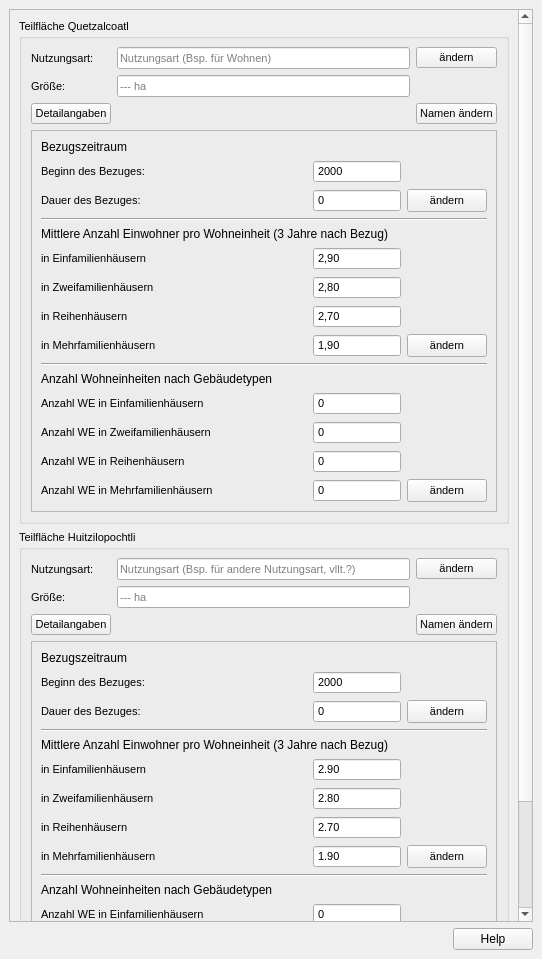
<?xml version="1.0" encoding="UTF-8"?>
<ui version="4.0">
 <class>DockWidget</class>
 <widget class="QDockWidget" name="DockWidget">
  <property name="geometry">
   <rect>
    <x>0</x>
    <y>0</y>
    <width>542</width>
    <height>959</height>
   </rect>
  </property>
  <property name="font">
   <font>
    <family>MS Shell Dlg 2</family>
   </font>
  </property>
  <property name="windowTitle">
   <string>Projekt-Check // Projekt-Definitionen</string>
  </property>
  <widget class="QWidget" name="dockWidgetContents">
   <layout class="QVBoxLayout" name="verticalLayout_3">
    <item>
     <widget class="QScrollArea" name="scrollArea_3">
      <property name="widgetResizable">
       <bool>true</bool>
      </property>
      <widget class="QWidget" name="scrollAreaWidgetContents_3">
       <property name="geometry">
        <rect>
         <x>0</x>
         <y>0</y>
         <width>505</width>
         <height>986</height>
        </rect>
       </property>
       <layout class="QVBoxLayout" name="verticalLayout_14">
        <item>
         <widget class="QGroupBox" name="groupBox_7">
          <property name="font">
           <font>
            <family>MS Shell Dlg 2</family>
            <pointsize>8</pointsize>
            <weight>50</weight>
            <bold>false</bold>
           </font>
          </property>
          <property name="title">
           <string>Teilfläche Quetzalcoatl</string>
          </property>
          <layout class="QGridLayout" name="gridLayout">
           <item row="1" column="1">
            <widget class="QLabel" name="label">
             <property name="text">
              <string>Nutzungsart: </string>
             </property>
            </widget>
           </item>
           <item row="1" column="3">
            <widget class="QPushButton" name="pushButton_2">
             <property name="text">
              <string>ändern</string>
             </property>
            </widget>
           </item>
           <item row="2" column="1">
            <widget class="QLabel" name="label_11">
             <property name="text">
              <string>Größe:</string>
             </property>
            </widget>
           </item>
           <item row="2" column="2">
            <widget class="QLineEdit" name="lineEdit_3">
             <property name="sizePolicy">
              <sizepolicy hsizetype="Expanding" vsizetype="Fixed">
               <horstretch>0</horstretch>
               <verstretch>0</verstretch>
              </sizepolicy>
             </property>
             <property name="readOnly">
              <bool>true</bool>
             </property>
             <property name="placeholderText">
              <string>--- ha</string>
             </property>
            </widget>
           </item>
           <item row="5" column="1" colspan="3">
            <widget class="QFrame" name="frame">
             <property name="enabled">
              <bool>true</bool>
             </property>
             <property name="locale">
              <locale language="German" country="Belgium"/>
             </property>
             <property name="frameShape">
              <enum>QFrame::StyledPanel</enum>
             </property>
             <property name="frameShadow">
              <enum>QFrame::Plain</enum>
             </property>
             <property name="midLineWidth">
              <number>0</number>
             </property>
             <layout class="QGridLayout" name="gridLayout_2">
              <item row="1" column="2">
               <widget class="QDateEdit" name="dateEdit_2">
                <property name="sizePolicy">
                 <sizepolicy hsizetype="Preferred" vsizetype="Fixed">
                  <horstretch>0</horstretch>
                  <verstretch>0</verstretch>
                 </sizepolicy>
                </property>
                <property name="readOnly">
                 <bool>true</bool>
                </property>
                <property name="buttonSymbols">
                 <enum>QAbstractSpinBox::NoButtons</enum>
                </property>
                <property name="displayFormat">
                 <string>yyyy</string>
                </property>
                <property name="calendarPopup">
                 <bool>false</bool>
                </property>
               </widget>
              </item>
              <item row="3" column="0">
               <widget class="QLabel" name="label_16">
                <property name="toolTip">
                 <string>(Jahre, 1 = Bezug wird noch im Jahr des Bezugsbeginnes abgeschlossen [bleibt das bei QGIS so?])</string>
                </property>
                <property name="toolTipDuration">
                 <number>-1</number>
                </property>
                <property name="text">
                 <string>&lt;html&gt;&lt;head/&gt;&lt;body&gt;&lt;p&gt;Dauer des Bezuges:&lt;/p&gt;&lt;/body&gt;&lt;/html&gt;</string>
                </property>
               </widget>
              </item>
              <item row="3" column="2">
               <widget class="QSpinBox" name="spinBox_2">
                <property name="readOnly">
                 <bool>true</bool>
                </property>
                <property name="buttonSymbols">
                 <enum>QAbstractSpinBox::NoButtons</enum>
                </property>
               </widget>
              </item>
              <item row="1" column="0">
               <widget class="QLabel" name="label_15">
                <property name="toolTip">
                 <string>(Jahreszahl)</string>
                </property>
                <property name="text">
                 <string>&lt;html&gt;&lt;head/&gt;&lt;body&gt;&lt;p&gt;Beginn des Bezuges:&lt;/p&gt;&lt;/body&gt;&lt;/html&gt;</string>
                </property>
               </widget>
              </item>
              <item row="4" column="0" colspan="4">
               <widget class="Line" name="line_3">
                <property name="orientation">
                 <enum>Qt::Horizontal</enum>
                </property>
               </widget>
              </item>
              <item row="13" column="0">
               <widget class="QLabel" name="label_18">
                <property name="sizePolicy">
                 <sizepolicy hsizetype="Preferred" vsizetype="Fixed">
                  <horstretch>0</horstretch>
                  <verstretch>0</verstretch>
                 </sizepolicy>
                </property>
                <property name="text">
                 <string>in Zweifamilienhäusern</string>
                </property>
               </widget>
              </item>
              <item row="14" column="0">
               <widget class="QLabel" name="label_19">
                <property name="sizePolicy">
                 <sizepolicy hsizetype="Preferred" vsizetype="Fixed">
                  <horstretch>0</horstretch>
                  <verstretch>0</verstretch>
                 </sizepolicy>
                </property>
                <property name="text">
                 <string>in Reihenhäusern</string>
                </property>
               </widget>
              </item>
              <item row="16" column="0">
               <widget class="QLabel" name="label_20">
                <property name="sizePolicy">
                 <sizepolicy hsizetype="Preferred" vsizetype="Fixed">
                  <horstretch>0</horstretch>
                  <verstretch>0</verstretch>
                 </sizepolicy>
                </property>
                <property name="text">
                 <string>in Mehrfamilienhäusern</string>
                </property>
               </widget>
              </item>
              <item row="12" column="0">
               <widget class="QLabel" name="label_17">
                <property name="sizePolicy">
                 <sizepolicy hsizetype="Preferred" vsizetype="Fixed">
                  <horstretch>0</horstretch>
                  <verstretch>0</verstretch>
                 </sizepolicy>
                </property>
                <property name="text">
                 <string>in Einfamilienhäusern</string>
                </property>
               </widget>
              </item>
              <item row="23" column="0">
               <widget class="QLabel" name="label_22">
                <property name="text">
                 <string>Anzahl WE in Zweifamilienhäusern</string>
                </property>
               </widget>
              </item>
              <item row="3" column="3">
               <widget class="QPushButton" name="pushButton_8">
                <property name="sizePolicy">
                 <sizepolicy hsizetype="Fixed" vsizetype="Preferred">
                  <horstretch>0</horstretch>
                  <verstretch>0</verstretch>
                 </sizepolicy>
                </property>
                <property name="layoutDirection">
                 <enum>Qt::LeftToRight</enum>
                </property>
                <property name="text">
                 <string>ändern</string>
                </property>
               </widget>
              </item>
              <item row="16" column="2">
               <widget class="QDoubleSpinBox" name="doubleSpinBox_8">
                <property name="readOnly">
                 <bool>true</bool>
                </property>
                <property name="buttonSymbols">
                 <enum>QAbstractSpinBox::NoButtons</enum>
                </property>
                <property name="minimum">
                 <double>1.000000000000000</double>
                </property>
                <property name="maximum">
                 <double>4.900000000000000</double>
                </property>
                <property name="singleStep">
                 <double>0.100000000000000</double>
                </property>
                <property name="value">
                 <double>1.900000000000000</double>
                </property>
               </widget>
              </item>
              <item row="13" column="2">
               <widget class="QDoubleSpinBox" name="doubleSpinBox_9">
                <property name="readOnly">
                 <bool>true</bool>
                </property>
                <property name="buttonSymbols">
                 <enum>QAbstractSpinBox::NoButtons</enum>
                </property>
                <property name="minimum">
                 <double>1.000000000000000</double>
                </property>
                <property name="maximum">
                 <double>4.900000000000000</double>
                </property>
                <property name="singleStep">
                 <double>0.100000000000000</double>
                </property>
                <property name="value">
                 <double>2.800000000000000</double>
                </property>
               </widget>
              </item>
              <item row="18" column="0" colspan="4">
               <widget class="QLabel" name="label_3">
                <property name="sizePolicy">
                 <sizepolicy hsizetype="Preferred" vsizetype="Fixed">
                  <horstretch>0</horstretch>
                  <verstretch>0</verstretch>
                 </sizepolicy>
                </property>
                <property name="font">
                 <font>
                  <pointsize>9</pointsize>
                 </font>
                </property>
                <property name="text">
                 <string>Anzahl Wohneinheiten nach Gebäudetypen</string>
                </property>
               </widget>
              </item>
              <item row="29" column="3">
               <widget class="QPushButton" name="pushButton_5">
                <property name="sizePolicy">
                 <sizepolicy hsizetype="Fixed" vsizetype="Preferred">
                  <horstretch>0</horstretch>
                  <verstretch>0</verstretch>
                 </sizepolicy>
                </property>
                <property name="layoutDirection">
                 <enum>Qt::LeftToRight</enum>
                </property>
                <property name="text">
                 <string>ändern</string>
                </property>
               </widget>
              </item>
              <item row="0" column="0" colspan="4">
               <widget class="QLabel" name="label_2">
                <property name="sizePolicy">
                 <sizepolicy hsizetype="Preferred" vsizetype="Fixed">
                  <horstretch>0</horstretch>
                  <verstretch>0</verstretch>
                 </sizepolicy>
                </property>
                <property name="font">
                 <font>
                  <pointsize>9</pointsize>
                 </font>
                </property>
                <property name="lineWidth">
                 <number>0</number>
                </property>
                <property name="text">
                 <string>Bezugszeitraum</string>
                </property>
               </widget>
              </item>
              <item row="23" column="2">
               <widget class="QSpinBox" name="spinBox_10">
                <property name="readOnly">
                 <bool>true</bool>
                </property>
                <property name="buttonSymbols">
                 <enum>QAbstractSpinBox::NoButtons</enum>
                </property>
                <property name="specialValueText">
                 <string/>
                </property>
               </widget>
              </item>
              <item row="29" column="2">
               <widget class="QSpinBox" name="spinBox_13">
                <property name="readOnly">
                 <bool>true</bool>
                </property>
                <property name="buttonSymbols">
                 <enum>QAbstractSpinBox::NoButtons</enum>
                </property>
                <property name="specialValueText">
                 <string/>
                </property>
               </widget>
              </item>
              <item row="24" column="2">
               <widget class="QSpinBox" name="spinBox_11">
                <property name="readOnly">
                 <bool>true</bool>
                </property>
                <property name="buttonSymbols">
                 <enum>QAbstractSpinBox::NoButtons</enum>
                </property>
                <property name="specialValueText">
                 <string/>
                </property>
               </widget>
              </item>
              <item row="12" column="2">
               <widget class="QDoubleSpinBox" name="doubleSpinBox_5">
                <property name="readOnly">
                 <bool>true</bool>
                </property>
                <property name="buttonSymbols">
                 <enum>QAbstractSpinBox::NoButtons</enum>
                </property>
                <property name="minimum">
                 <double>1.000000000000000</double>
                </property>
                <property name="maximum">
                 <double>4.900000000000000</double>
                </property>
                <property name="singleStep">
                 <double>0.100000000000000</double>
                </property>
                <property name="value">
                 <double>2.900000000000000</double>
                </property>
               </widget>
              </item>
              <item row="22" column="2">
               <widget class="QSpinBox" name="spinBox_12">
                <property name="readOnly">
                 <bool>true</bool>
                </property>
                <property name="buttonSymbols">
                 <enum>QAbstractSpinBox::NoButtons</enum>
                </property>
                <property name="specialValueText">
                 <string/>
                </property>
               </widget>
              </item>
              <item row="14" column="2">
               <widget class="QDoubleSpinBox" name="doubleSpinBox_7">
                <property name="readOnly">
                 <bool>true</bool>
                </property>
                <property name="buttonSymbols">
                 <enum>QAbstractSpinBox::NoButtons</enum>
                </property>
                <property name="minimum">
                 <double>1.000000000000000</double>
                </property>
                <property name="maximum">
                 <double>4.900000000000000</double>
                </property>
                <property name="singleStep">
                 <double>0.100000000000000</double>
                </property>
                <property name="value">
                 <double>2.700000000000000</double>
                </property>
               </widget>
              </item>
              <item row="29" column="0">
               <widget class="QLabel" name="label_24">
                <property name="text">
                 <string>Anzahl WE in Mehrfamilienhäusern</string>
                </property>
               </widget>
              </item>
              <item row="24" column="0">
               <widget class="QLabel" name="label_23">
                <property name="text">
                 <string>Anzahl WE in Reihenhäusern</string>
                </property>
               </widget>
              </item>
              <item row="16" column="3">
               <widget class="QPushButton" name="pushButton_4">
                <property name="sizePolicy">
                 <sizepolicy hsizetype="Fixed" vsizetype="Preferred">
                  <horstretch>0</horstretch>
                  <verstretch>0</verstretch>
                 </sizepolicy>
                </property>
                <property name="layoutDirection">
                 <enum>Qt::LeftToRight</enum>
                </property>
                <property name="text">
                 <string>ändern</string>
                </property>
               </widget>
              </item>
              <item row="22" column="0">
               <widget class="QLabel" name="label_21">
                <property name="text">
                 <string>Anzahl WE in Einfamilienhäusern</string>
                </property>
               </widget>
              </item>
              <item row="7" column="0" colspan="4">
               <widget class="QLabel" name="label_6">
                <property name="sizePolicy">
                 <sizepolicy hsizetype="Preferred" vsizetype="Fixed">
                  <horstretch>0</horstretch>
                  <verstretch>0</verstretch>
                 </sizepolicy>
                </property>
                <property name="font">
                 <font>
                  <pointsize>9</pointsize>
                 </font>
                </property>
                <property name="text">
                 <string>Mittlere Anzahl Einwohner pro Wohneinheit (3 Jahre nach Bezug)</string>
                </property>
               </widget>
              </item>
              <item row="17" column="0" colspan="4">
               <widget class="Line" name="line">
                <property name="orientation">
                 <enum>Qt::Horizontal</enum>
                </property>
               </widget>
              </item>
             </layout>
            </widget>
           </item>
           <item row="4" column="1">
            <widget class="QPushButton" name="pushButton">
             <property name="text">
              <string>Detailangaben</string>
             </property>
             <property name="checkable">
              <bool>true</bool>
             </property>
             <property name="checked">
              <bool>false</bool>
             </property>
            </widget>
           </item>
           <item row="1" column="2">
            <widget class="QLineEdit" name="lineEdit">
             <property name="sizePolicy">
              <sizepolicy hsizetype="Expanding" vsizetype="Fixed">
               <horstretch>0</horstretch>
               <verstretch>0</verstretch>
              </sizepolicy>
             </property>
             <property name="readOnly">
              <bool>true</bool>
             </property>
             <property name="placeholderText">
              <string>Nutzungsart (Bsp. für Wohnen)</string>
             </property>
            </widget>
           </item>
           <item row="4" column="3">
            <widget class="QPushButton" name="pushButton_3">
             <property name="text">
              <string>Namen ändern</string>
             </property>
            </widget>
           </item>
          </layout>
         </widget>
        </item>
        <item>
         <widget class="QGroupBox" name="groupBox_8">
          <property name="font">
           <font>
            <family>MS Shell Dlg 2</family>
            <pointsize>8</pointsize>
            <weight>50</weight>
            <bold>false</bold>
           </font>
          </property>
          <property name="title">
           <string>Teilfläche Huitzilopochtli</string>
          </property>
          <layout class="QGridLayout" name="gridLayout_4">
           <item row="1" column="1">
            <widget class="QLabel" name="label_7">
             <property name="text">
              <string>Nutzungsart: </string>
             </property>
            </widget>
           </item>
           <item row="1" column="3">
            <widget class="QPushButton" name="pushButton_9">
             <property name="text">
              <string>ändern</string>
             </property>
            </widget>
           </item>
           <item row="4" column="3">
            <widget class="QPushButton" name="pushButton_13">
             <property name="text">
              <string>Namen ändern</string>
             </property>
            </widget>
           </item>
           <item row="4" column="1">
            <widget class="QPushButton" name="pushButton_14">
             <property name="text">
              <string>Detailangaben</string>
             </property>
             <property name="checkable">
              <bool>true</bool>
             </property>
             <property name="checked">
              <bool>false</bool>
             </property>
            </widget>
           </item>
           <item row="1" column="2">
            <widget class="QLineEdit" name="lineEdit_2">
             <property name="sizePolicy">
              <sizepolicy hsizetype="Expanding" vsizetype="Fixed">
               <horstretch>0</horstretch>
               <verstretch>0</verstretch>
              </sizepolicy>
             </property>
             <property name="readOnly">
              <bool>true</bool>
             </property>
             <property name="placeholderText">
              <string>Nutzungsart (Bsp. für andere Nutzungsart, vllt.?)</string>
             </property>
            </widget>
           </item>
           <item row="3" column="1">
            <widget class="QLabel" name="label_12">
             <property name="text">
              <string>Größe:</string>
             </property>
            </widget>
           </item>
           <item row="5" column="1" colspan="3">
            <widget class="QFrame" name="frame_2">
             <property name="frameShape">
              <enum>QFrame::StyledPanel</enum>
             </property>
             <property name="frameShadow">
              <enum>QFrame::Plain</enum>
             </property>
             <property name="midLineWidth">
              <number>0</number>
             </property>
             <layout class="QGridLayout" name="gridLayout_5">
              <item row="3" column="0">
               <widget class="QLabel" name="label_31">
                <property name="toolTip">
                 <string>(Jahre, 1 = Bezug wird noch im Jahr des Bezugsbeginnes abgeschlossen [bleibt das bei QGIS so?])</string>
                </property>
                <property name="toolTipDuration">
                 <number>-1</number>
                </property>
                <property name="text">
                 <string>&lt;html&gt;&lt;head/&gt;&lt;body&gt;&lt;p&gt;Dauer des Bezuges:&lt;/p&gt;&lt;/body&gt;&lt;/html&gt;</string>
                </property>
               </widget>
              </item>
              <item row="3" column="2">
               <widget class="QSpinBox" name="spinBox_4">
                <property name="readOnly">
                 <bool>true</bool>
                </property>
                <property name="buttonSymbols">
                 <enum>QAbstractSpinBox::NoButtons</enum>
                </property>
               </widget>
              </item>
              <item row="4" column="0" colspan="4">
               <widget class="Line" name="line_4">
                <property name="orientation">
                 <enum>Qt::Horizontal</enum>
                </property>
               </widget>
              </item>
              <item row="1" column="2">
               <widget class="QDateEdit" name="dateEdit_4">
                <property name="sizePolicy">
                 <sizepolicy hsizetype="Preferred" vsizetype="Fixed">
                  <horstretch>0</horstretch>
                  <verstretch>0</verstretch>
                 </sizepolicy>
                </property>
                <property name="readOnly">
                 <bool>true</bool>
                </property>
                <property name="buttonSymbols">
                 <enum>QAbstractSpinBox::NoButtons</enum>
                </property>
                <property name="displayFormat">
                 <string>yyyy</string>
                </property>
                <property name="calendarPopup">
                 <bool>false</bool>
                </property>
               </widget>
              </item>
              <item row="1" column="0">
               <widget class="QLabel" name="label_32">
                <property name="toolTip">
                 <string>(Jahreszahl)</string>
                </property>
                <property name="text">
                 <string>&lt;html&gt;&lt;head/&gt;&lt;body&gt;&lt;p&gt;Beginn des Bezuges:&lt;/p&gt;&lt;/body&gt;&lt;/html&gt;</string>
                </property>
               </widget>
              </item>
              <item row="13" column="0">
               <widget class="QLabel" name="label_33">
                <property name="sizePolicy">
                 <sizepolicy hsizetype="Preferred" vsizetype="Fixed">
                  <horstretch>0</horstretch>
                  <verstretch>0</verstretch>
                 </sizepolicy>
                </property>
                <property name="text">
                 <string>in Zweifamilienhäusern</string>
                </property>
               </widget>
              </item>
              <item row="18" column="0" colspan="4">
               <widget class="QLabel" name="label_8">
                <property name="sizePolicy">
                 <sizepolicy hsizetype="Preferred" vsizetype="Fixed">
                  <horstretch>0</horstretch>
                  <verstretch>0</verstretch>
                 </sizepolicy>
                </property>
                <property name="font">
                 <font>
                  <pointsize>9</pointsize>
                 </font>
                </property>
                <property name="text">
                 <string>Anzahl Wohneinheiten nach Gebäudetypen</string>
                </property>
               </widget>
              </item>
              <item row="29" column="3">
               <widget class="QPushButton" name="pushButton_10">
                <property name="sizePolicy">
                 <sizepolicy hsizetype="Fixed" vsizetype="Preferred">
                  <horstretch>0</horstretch>
                  <verstretch>0</verstretch>
                 </sizepolicy>
                </property>
                <property name="layoutDirection">
                 <enum>Qt::LeftToRight</enum>
                </property>
                <property name="text">
                 <string>ändern</string>
                </property>
               </widget>
              </item>
              <item row="13" column="2">
               <widget class="QDoubleSpinBox" name="doubleSpinBox_11">
                <property name="readOnly">
                 <bool>true</bool>
                </property>
                <property name="buttonSymbols">
                 <enum>QAbstractSpinBox::NoButtons</enum>
                </property>
                <property name="minimum">
                 <double>1.000000000000000</double>
                </property>
                <property name="maximum">
                 <double>4.900000000000000</double>
                </property>
                <property name="singleStep">
                 <double>0.100000000000000</double>
                </property>
                <property name="value">
                 <double>2.800000000000000</double>
                </property>
               </widget>
              </item>
              <item row="7" column="0" colspan="4">
               <widget class="QLabel" name="label_10">
                <property name="sizePolicy">
                 <sizepolicy hsizetype="Preferred" vsizetype="Fixed">
                  <horstretch>0</horstretch>
                  <verstretch>0</verstretch>
                 </sizepolicy>
                </property>
                <property name="font">
                 <font>
                  <pointsize>9</pointsize>
                 </font>
                </property>
                <property name="text">
                 <string>Mittlere Anzahl Einwohner pro Wohneinheit (3 Jahre nach Bezug)</string>
                </property>
               </widget>
              </item>
              <item row="29" column="0">
               <widget class="QLabel" name="label_38">
                <property name="text">
                 <string>Anzahl WE in Mehrfamilienhäusern</string>
                </property>
               </widget>
              </item>
              <item row="14" column="2">
               <widget class="QDoubleSpinBox" name="doubleSpinBox_12">
                <property name="readOnly">
                 <bool>true</bool>
                </property>
                <property name="buttonSymbols">
                 <enum>QAbstractSpinBox::NoButtons</enum>
                </property>
                <property name="minimum">
                 <double>1.000000000000000</double>
                </property>
                <property name="maximum">
                 <double>4.900000000000000</double>
                </property>
                <property name="singleStep">
                 <double>0.100000000000000</double>
                </property>
                <property name="value">
                 <double>2.700000000000000</double>
                </property>
               </widget>
              </item>
              <item row="12" column="0">
               <widget class="QLabel" name="label_36">
                <property name="sizePolicy">
                 <sizepolicy hsizetype="Preferred" vsizetype="Fixed">
                  <horstretch>0</horstretch>
                  <verstretch>0</verstretch>
                 </sizepolicy>
                </property>
                <property name="text">
                 <string>in Einfamilienhäusern</string>
                </property>
               </widget>
              </item>
              <item row="24" column="2">
               <widget class="QSpinBox" name="spinBox_20">
                <property name="readOnly">
                 <bool>true</bool>
                </property>
                <property name="buttonSymbols">
                 <enum>QAbstractSpinBox::NoButtons</enum>
                </property>
                <property name="specialValueText">
                 <string/>
                </property>
               </widget>
              </item>
              <item row="22" column="0">
               <widget class="QLabel" name="label_40">
                <property name="text">
                 <string>Anzahl WE in Einfamilienhäusern</string>
                </property>
               </widget>
              </item>
              <item row="23" column="2">
               <widget class="QSpinBox" name="spinBox_18">
                <property name="readOnly">
                 <bool>true</bool>
                </property>
                <property name="buttonSymbols">
                 <enum>QAbstractSpinBox::NoButtons</enum>
                </property>
                <property name="specialValueText">
                 <string/>
                </property>
               </widget>
              </item>
              <item row="17" column="0" colspan="4">
               <widget class="Line" name="line_5">
                <property name="orientation">
                 <enum>Qt::Horizontal</enum>
                </property>
               </widget>
              </item>
              <item row="29" column="2">
               <widget class="QSpinBox" name="spinBox_19">
                <property name="readOnly">
                 <bool>true</bool>
                </property>
                <property name="buttonSymbols">
                 <enum>QAbstractSpinBox::NoButtons</enum>
                </property>
                <property name="specialValueText">
                 <string/>
                </property>
               </widget>
              </item>
              <item row="12" column="2">
               <widget class="QDoubleSpinBox" name="doubleSpinBox_6">
                <property name="readOnly">
                 <bool>true</bool>
                </property>
                <property name="buttonSymbols">
                 <enum>QAbstractSpinBox::NoButtons</enum>
                </property>
                <property name="minimum">
                 <double>1.000000000000000</double>
                </property>
                <property name="maximum">
                 <double>4.900000000000000</double>
                </property>
                <property name="singleStep">
                 <double>0.100000000000000</double>
                </property>
                <property name="value">
                 <double>2.900000000000000</double>
                </property>
               </widget>
              </item>
              <item row="23" column="0">
               <widget class="QLabel" name="label_37">
                <property name="text">
                 <string>Anzahl WE in Zweifamilienhäusern</string>
                </property>
               </widget>
              </item>
              <item row="16" column="0">
               <widget class="QLabel" name="label_35">
                <property name="sizePolicy">
                 <sizepolicy hsizetype="Preferred" vsizetype="Fixed">
                  <horstretch>0</horstretch>
                  <verstretch>0</verstretch>
                 </sizepolicy>
                </property>
                <property name="text">
                 <string>in Mehrfamilienhäusern</string>
                </property>
               </widget>
              </item>
              <item row="14" column="0">
               <widget class="QLabel" name="label_34">
                <property name="sizePolicy">
                 <sizepolicy hsizetype="Preferred" vsizetype="Fixed">
                  <horstretch>0</horstretch>
                  <verstretch>0</verstretch>
                 </sizepolicy>
                </property>
                <property name="text">
                 <string>in Reihenhäusern</string>
                </property>
               </widget>
              </item>
              <item row="22" column="2">
               <widget class="QSpinBox" name="spinBox_21">
                <property name="readOnly">
                 <bool>true</bool>
                </property>
                <property name="buttonSymbols">
                 <enum>QAbstractSpinBox::NoButtons</enum>
                </property>
                <property name="specialValueText">
                 <string/>
                </property>
               </widget>
              </item>
              <item row="16" column="3">
               <widget class="QPushButton" name="pushButton_11">
                <property name="sizePolicy">
                 <sizepolicy hsizetype="Fixed" vsizetype="Preferred">
                  <horstretch>0</horstretch>
                  <verstretch>0</verstretch>
                 </sizepolicy>
                </property>
                <property name="layoutDirection">
                 <enum>Qt::LeftToRight</enum>
                </property>
                <property name="text">
                 <string>ändern</string>
                </property>
               </widget>
              </item>
              <item row="0" column="0" colspan="4">
               <widget class="QLabel" name="label_9">
                <property name="sizePolicy">
                 <sizepolicy hsizetype="Preferred" vsizetype="Fixed">
                  <horstretch>0</horstretch>
                  <verstretch>0</verstretch>
                 </sizepolicy>
                </property>
                <property name="font">
                 <font>
                  <pointsize>9</pointsize>
                 </font>
                </property>
                <property name="lineWidth">
                 <number>0</number>
                </property>
                <property name="text">
                 <string>Bezugszeitraum</string>
                </property>
               </widget>
              </item>
              <item row="3" column="3">
               <widget class="QPushButton" name="pushButton_12">
                <property name="sizePolicy">
                 <sizepolicy hsizetype="Fixed" vsizetype="Preferred">
                  <horstretch>0</horstretch>
                  <verstretch>0</verstretch>
                 </sizepolicy>
                </property>
                <property name="layoutDirection">
                 <enum>Qt::LeftToRight</enum>
                </property>
                <property name="text">
                 <string>ändern</string>
                </property>
               </widget>
              </item>
              <item row="24" column="0">
               <widget class="QLabel" name="label_39">
                <property name="text">
                 <string>Anzahl WE in Reihenhäusern</string>
                </property>
               </widget>
              </item>
              <item row="16" column="2">
               <widget class="QDoubleSpinBox" name="doubleSpinBox_10">
                <property name="readOnly">
                 <bool>true</bool>
                </property>
                <property name="buttonSymbols">
                 <enum>QAbstractSpinBox::NoButtons</enum>
                </property>
                <property name="minimum">
                 <double>1.000000000000000</double>
                </property>
                <property name="maximum">
                 <double>4.900000000000000</double>
                </property>
                <property name="singleStep">
                 <double>0.100000000000000</double>
                </property>
                <property name="value">
                 <double>1.900000000000000</double>
                </property>
               </widget>
              </item>
             </layout>
            </widget>
           </item>
           <item row="3" column="2">
            <widget class="QLineEdit" name="lineEdit_4">
             <property name="sizePolicy">
              <sizepolicy hsizetype="Expanding" vsizetype="Fixed">
               <horstretch>0</horstretch>
               <verstretch>0</verstretch>
              </sizepolicy>
             </property>
             <property name="readOnly">
              <bool>true</bool>
             </property>
             <property name="placeholderText">
              <string>--- ha</string>
             </property>
            </widget>
           </item>
          </layout>
         </widget>
        </item>
        <item>
         <spacer name="verticalSpacer">
          <property name="orientation">
           <enum>Qt::Vertical</enum>
          </property>
          <property name="sizeHint" stdset="0">
           <size>
            <width>20</width>
            <height>40</height>
           </size>
          </property>
         </spacer>
        </item>
       </layout>
      </widget>
     </widget>
    </item>
    <item>
     <widget class="QDialogButtonBox" name="buttonBox">
      <property name="standardButtons">
       <set>QDialogButtonBox::Help</set>
      </property>
      <property name="centerButtons">
       <bool>false</bool>
      </property>
     </widget>
    </item>
   </layout>
  </widget>
 </widget>
 <resources/>
 <connections>
  <connection>
   <sender>pushButton</sender>
   <signal>toggled(bool)</signal>
   <receiver>frame</receiver>
   <slot>setVisible(bool)</slot>
   <hints>
    <hint type="sourcelabel">
     <x>50</x>
     <y>102</y>
    </hint>
    <hint type="destinationlabel">
     <x>127</x>
     <y>126</y>
    </hint>
   </hints>
  </connection>
  <connection>
   <sender>pushButton_14</sender>
   <signal>toggled(bool)</signal>
   <receiver>frame_2</receiver>
   <slot>setVisible(bool)</slot>
   <hints>
    <hint type="sourcelabel">
     <x>89</x>
     <y>564</y>
    </hint>
    <hint type="destinationlabel">
     <x>128</x>
     <y>587</y>
    </hint>
   </hints>
  </connection>
 </connections>
</ui>
